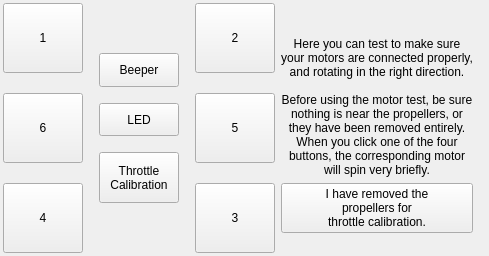
      <widget class="QWidget" name="System_tab">
       <property name="autoFillBackground">
        <bool>true</bool>
       </property>
       <attribute name="title">
        <string>System Test</string>
       </attribute>
       <layout class="QHBoxLayout" name="horizontalLayout_9">
        <property name="leftMargin">
         <number>3</number>
        </property>
        <property name="topMargin">
         <number>3</number>
        </property>
        <property name="rightMargin">
         <number>3</number>
        </property>
        <property name="bottomMargin">
         <number>3</number>
        </property>
        <item>
         <layout class="QHBoxLayout" name="horizontalLayout_8" stretch="5,3">
          <item>
           <layout class="QHBoxLayout" name="horizontalLayout_3">
            <property name="spacing">
             <number>16</number>
            </property>
            <item>
             <layout class="QVBoxLayout" name="verticalLayout_4">
              <property name="spacing">
               <number>20</number>
              </property>
              <item>
               <widget class="QPushButton" name="btnMotorTest_FL">
                <property name="sizePolicy">
                 <sizepolicy hsizetype="Minimum" vsizetype="Preferred">
                  <horstretch>0</horstretch>
                  <verstretch>6</verstretch>
                 </sizepolicy>
                </property>
                <property name="layoutDirection">
                 <enum>Qt::LeftToRight</enum>
                </property>
                <property name="text">
                 <string>1</string>
                </property>
                <property name="icon">
                 <iconset resource="resources.qrc">
                  <normaloff>:/images/Icon_Clockwise.png</normaloff>:/images/Icon_Clockwise.png</iconset>
                </property>
                <property name="iconSize">
                 <size>
                  <width>48</width>
                  <height>48</height>
                 </size>
                </property>
               </widget>
              </item>
              <item>
               <widget class="QPushButton" name="btnMotorTest_CL">
                <property name="enabled">
                 <bool>true</bool>
                </property>
                <property name="sizePolicy">
                 <sizepolicy hsizetype="Minimum" vsizetype="Preferred">
                  <horstretch>0</horstretch>
                  <verstretch>6</verstretch>
                 </sizepolicy>
                </property>
                <property name="layoutDirection">
                 <enum>Qt::LeftToRight</enum>
                </property>
                <property name="text">
                 <string>6</string>
                </property>
                <property name="icon">
                 <iconset resource="resources.qrc">
                  <normaloff>:/images/Icon_Clockwise.png</normaloff>:/images/Icon_Clockwise.png</iconset>
                </property>
                <property name="iconSize">
                 <size>
                  <width>48</width>
                  <height>48</height>
                 </size>
                </property>
               </widget>
              </item>
              <item>
               <widget class="QPushButton" name="btnMotorTest_BL">
                <property name="sizePolicy">
                 <sizepolicy hsizetype="Minimum" vsizetype="Preferred">
                  <horstretch>0</horstretch>
                  <verstretch>6</verstretch>
                 </sizepolicy>
                </property>
                <property name="layoutDirection">
                 <enum>Qt::LeftToRight</enum>
                </property>
                <property name="text">
                 <string>4</string>
                </property>
                <property name="icon">
                 <iconset resource="resources.qrc">
                  <normaloff>:/images/Icon_Counter-clockwise.png</normaloff>:/images/Icon_Counter-clockwise.png</iconset>
                </property>
                <property name="iconSize">
                 <size>
                  <width>48</width>
                  <height>48</height>
                 </size>
                </property>
               </widget>
              </item>
             </layout>
            </item>
            <item>
             <layout class="QVBoxLayout" name="verticalLayout_5">
              <property name="spacing">
               <number>16</number>
              </property>
              <item>
               <widget class="QFrame" name="frame_6">
                <property name="sizePolicy">
                 <sizepolicy hsizetype="Preferred" vsizetype="Preferred">
                  <horstretch>0</horstretch>
                  <verstretch>2</verstretch>
                 </sizepolicy>
                </property>
                <property name="frameShadow">
                 <enum>QFrame::Raised</enum>
                </property>
               </widget>
              </item>
              <item>
               <widget class="QPushButton" name="btnBeeper">
                <property name="sizePolicy">
                 <sizepolicy hsizetype="Minimum" vsizetype="Preferred">
                  <horstretch>0</horstretch>
                  <verstretch>2</verstretch>
                 </sizepolicy>
                </property>
                <property name="text">
                 <string>Beeper</string>
                </property>
               </widget>
              </item>
              <item>
               <widget class="QPushButton" name="btnLED">
                <property name="sizePolicy">
                 <sizepolicy hsizetype="Minimum" vsizetype="Preferred">
                  <horstretch>0</horstretch>
                  <verstretch>2</verstretch>
                 </sizepolicy>
                </property>
                <property name="text">
                 <string>LED</string>
                </property>
               </widget>
              </item>
              <item>
               <widget class="QPushButton" name="btnThrottleCalibrate">
                <property name="sizePolicy">
                 <sizepolicy hsizetype="Minimum" vsizetype="Preferred">
                  <horstretch>0</horstretch>
                  <verstretch>3</verstretch>
                 </sizepolicy>
                </property>
                <property name="text">
                 <string>Throttle
Calibration</string>
                </property>
               </widget>
              </item>
              <item>
               <widget class="QFrame" name="frame_7">
                <property name="sizePolicy">
                 <sizepolicy hsizetype="Preferred" vsizetype="Preferred">
                  <horstretch>0</horstretch>
                  <verstretch>2</verstretch>
                 </sizepolicy>
                </property>
                <property name="frameShadow">
                 <enum>QFrame::Raised</enum>
                </property>
               </widget>
              </item>
             </layout>
            </item>
            <item>
             <layout class="QVBoxLayout" name="verticalLayout_6">
              <property name="spacing">
               <number>20</number>
              </property>
              <item>
               <widget class="QPushButton" name="btnMotorTest_FR">
                <property name="sizePolicy">
                 <sizepolicy hsizetype="Minimum" vsizetype="Preferred">
                  <horstretch>0</horstretch>
                  <verstretch>6</verstretch>
                 </sizepolicy>
                </property>
                <property name="text">
                 <string>2</string>
                </property>
                <property name="icon">
                 <iconset resource="resources.qrc">
                  <normaloff>:/images/Icon_Counter-clockwise.png</normaloff>:/images/Icon_Counter-clockwise.png</iconset>
                </property>
                <property name="iconSize">
                 <size>
                  <width>48</width>
                  <height>48</height>
                 </size>
                </property>
               </widget>
              </item>
              <item>
               <widget class="QPushButton" name="btnMotorTest_CR">
                <property name="enabled">
                 <bool>true</bool>
                </property>
                <property name="sizePolicy">
                 <sizepolicy hsizetype="Minimum" vsizetype="Preferred">
                  <horstretch>0</horstretch>
                  <verstretch>6</verstretch>
                 </sizepolicy>
                </property>
                <property name="layoutDirection">
                 <enum>Qt::LeftToRight</enum>
                </property>
                <property name="text">
                 <string>5</string>
                </property>
                <property name="icon">
                 <iconset resource="resources.qrc">
                  <normaloff>:/images/Icon_Clockwise.png</normaloff>:/images/Icon_Clockwise.png</iconset>
                </property>
                <property name="iconSize">
                 <size>
                  <width>48</width>
                  <height>48</height>
                 </size>
                </property>
               </widget>
              </item>
              <item>
               <widget class="QPushButton" name="btnMotorTest_BR">
                <property name="sizePolicy">
                 <sizepolicy hsizetype="Minimum" vsizetype="Preferred">
                  <horstretch>0</horstretch>
                  <verstretch>6</verstretch>
                 </sizepolicy>
                </property>
                <property name="text">
                 <string>3</string>
                </property>
                <property name="icon">
                 <iconset resource="resources.qrc">
                  <normaloff>:/images/Icon_Clockwise.png</normaloff>:/images/Icon_Clockwise.png</iconset>
                </property>
                <property name="iconSize">
                 <size>
                  <width>48</width>
                  <height>48</height>
                 </size>
                </property>
               </widget>
              </item>
             </layout>
            </item>
           </layout>
          </item>
          <item>
           <layout class="QVBoxLayout" name="verticalLayout_13">
            <item>
             <widget class="QLabel" name="label_38">
              <property name="text">
               <string/>
              </property>
             </widget>
            </item>
            <item>
             <widget class="QLabel" name="label">
              <property name="frameShape">
               <enum>QFrame::NoFrame</enum>
              </property>
              <property name="frameShadow">
               <enum>QFrame::Raised</enum>
              </property>
              <property name="text">
               <string>
Here you can test to make sure
your motors are connected properly,
and rotating in the right direction.

Before using the motor test, be sure
nothing is near the propellers, or
they have been removed entirely.
When you click one of the four
buttons, the corresponding motor
will spin very briefly.</string>
              </property>
              <property name="alignment">
               <set>Qt::AlignCenter</set>
              </property>
             </widget>
            </item>
            <item>
             <widget class="QPushButton" name="btnSafetyCheck">
              <property name="sizePolicy">
               <sizepolicy hsizetype="Preferred" vsizetype="Preferred">
                <horstretch>0</horstretch>
                <verstretch>0</verstretch>
               </sizepolicy>
              </property>
              <property name="text">
               <string>I have removed the
propellers for
throttle calibration.</string>
              </property>
              <property name="checkable">
               <bool>true</bool>
              </property>
             </widget>
            </item>
            <item>
             <widget class="QLabel" name="label_39">
              <property name="text">
               <string/>
              </property>
             </widget>
            </item>
           </layout>
          </item>
         </layout>
        </item>
        <item>
         <widget class="QLabel" name="lblCalibrateDocs">
          <property name="text">
           <string/>
          </property>
          <property name="alignment">
           <set>Qt::AlignCenter</set>
          </property>
          <property name="wordWrap">
           <bool>true</bool>
          </property>
         </widget>
        </item>
       </layout>
      </widget>
